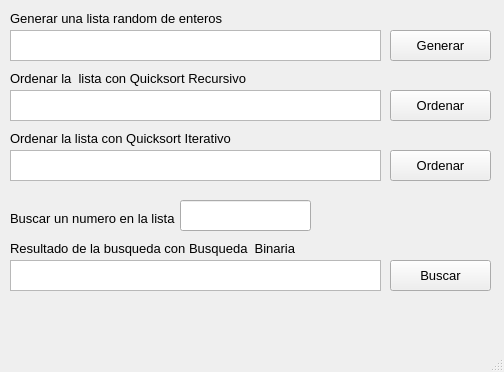
<?xml version="1.0" encoding="UTF-8"?>
<ui version="4.0">
 <class>Programa</class>
 <widget class="QMainWindow" name="Programa">
  <property name="enabled">
   <bool>true</bool>
  </property>
  <property name="geometry">
   <rect>
    <x>0</x>
    <y>0</y>
    <width>504</width>
    <height>372</height>
   </rect>
  </property>
  <property name="font">
   <font>
    <pointsize>10</pointsize>
   </font>
  </property>
  <property name="windowTitle">
   <string>Programa</string>
  </property>
  <widget class="QWidget" name="centralwidget">
   <widget class="QTextEdit" name="listarandom">
    <property name="enabled">
     <bool>true</bool>
    </property>
    <property name="geometry">
     <rect>
      <x>10</x>
      <y>30</y>
      <width>371</width>
      <height>31</height>
     </rect>
    </property>
   </widget>
   <widget class="QPushButton" name="Generar">
    <property name="geometry">
     <rect>
      <x>390</x>
      <y>30</y>
      <width>101</width>
      <height>31</height>
     </rect>
    </property>
    <property name="cursor">
     <cursorShape>PointingHandCursor</cursorShape>
    </property>
    <property name="text">
     <string>Generar</string>
    </property>
   </widget>
   <widget class="QTextEdit" name="listarecursiva">
    <property name="geometry">
     <rect>
      <x>10</x>
      <y>90</y>
      <width>371</width>
      <height>31</height>
     </rect>
    </property>
   </widget>
   <widget class="QPushButton" name="Ordenar_Re">
    <property name="geometry">
     <rect>
      <x>390</x>
      <y>90</y>
      <width>101</width>
      <height>31</height>
     </rect>
    </property>
    <property name="cursor">
     <cursorShape>PointingHandCursor</cursorShape>
    </property>
    <property name="text">
     <string>Ordenar</string>
    </property>
   </widget>
   <widget class="QTextEdit" name="listaiterativa">
    <property name="geometry">
     <rect>
      <x>10</x>
      <y>150</y>
      <width>371</width>
      <height>31</height>
     </rect>
    </property>
   </widget>
   <widget class="QTextEdit" name="resultadoBB">
    <property name="geometry">
     <rect>
      <x>10</x>
      <y>260</y>
      <width>371</width>
      <height>31</height>
     </rect>
    </property>
   </widget>
   <widget class="QPushButton" name="Buscar">
    <property name="geometry">
     <rect>
      <x>390</x>
      <y>260</y>
      <width>101</width>
      <height>31</height>
     </rect>
    </property>
    <property name="cursor">
     <cursorShape>PointingHandCursor</cursorShape>
    </property>
    <property name="text">
     <string>Buscar</string>
    </property>
   </widget>
   <widget class="QPushButton" name="Ordenar_It">
    <property name="geometry">
     <rect>
      <x>390</x>
      <y>150</y>
      <width>101</width>
      <height>31</height>
     </rect>
    </property>
    <property name="cursor">
     <cursorShape>PointingHandCursor</cursorShape>
    </property>
    <property name="text">
     <string>Ordenar</string>
    </property>
   </widget>
   <widget class="QLabel" name="label">
    <property name="geometry">
     <rect>
      <x>10</x>
      <y>10</y>
      <width>361</width>
      <height>16</height>
     </rect>
    </property>
    <property name="font">
     <font>
      <pointsize>10</pointsize>
      <weight>50</weight>
      <bold>false</bold>
     </font>
    </property>
    <property name="text">
     <string>Generar una lista random de enteros</string>
    </property>
   </widget>
   <widget class="QLabel" name="label_2">
    <property name="geometry">
     <rect>
      <x>10</x>
      <y>70</y>
      <width>361</width>
      <height>16</height>
     </rect>
    </property>
    <property name="font">
     <font>
      <pointsize>10</pointsize>
      <weight>50</weight>
      <bold>false</bold>
     </font>
    </property>
    <property name="text">
     <string>Ordenar la  lista con Quicksort Recursivo</string>
    </property>
   </widget>
   <widget class="QLabel" name="label_3">
    <property name="geometry">
     <rect>
      <x>10</x>
      <y>130</y>
      <width>361</width>
      <height>16</height>
     </rect>
    </property>
    <property name="font">
     <font>
      <pointsize>10</pointsize>
      <weight>50</weight>
      <bold>false</bold>
     </font>
    </property>
    <property name="text">
     <string>Ordenar la lista con Quicksort Iterativo</string>
    </property>
   </widget>
   <widget class="QLabel" name="label_4">
    <property name="geometry">
     <rect>
      <x>10</x>
      <y>210</y>
      <width>181</width>
      <height>16</height>
     </rect>
    </property>
    <property name="font">
     <font>
      <pointsize>10</pointsize>
      <weight>50</weight>
      <bold>false</bold>
     </font>
    </property>
    <property name="text">
     <string>Buscar un numero en la lista</string>
    </property>
   </widget>
   <widget class="QLabel" name="label_5">
    <property name="geometry">
     <rect>
      <x>10</x>
      <y>240</y>
      <width>361</width>
      <height>16</height>
     </rect>
    </property>
    <property name="font">
     <font>
      <pointsize>10</pointsize>
      <weight>50</weight>
      <bold>false</bold>
     </font>
    </property>
    <property name="text">
     <string>Resultado de la busqueda con Busqueda  Binaria</string>
    </property>
   </widget>
   <widget class="QLineEdit" name="buscado">
    <property name="geometry">
     <rect>
      <x>180</x>
      <y>200</y>
      <width>131</width>
      <height>31</height>
     </rect>
    </property>
   </widget>
  </widget>
  <widget class="QMenuBar" name="menubar">
   <property name="geometry">
    <rect>
     <x>0</x>
     <y>0</y>
     <width>504</width>
     <height>23</height>
    </rect>
   </property>
  </widget>
  <widget class="QStatusBar" name="statusbar"/>
 </widget>
 <resources/>
 <connections/>
</ui>
